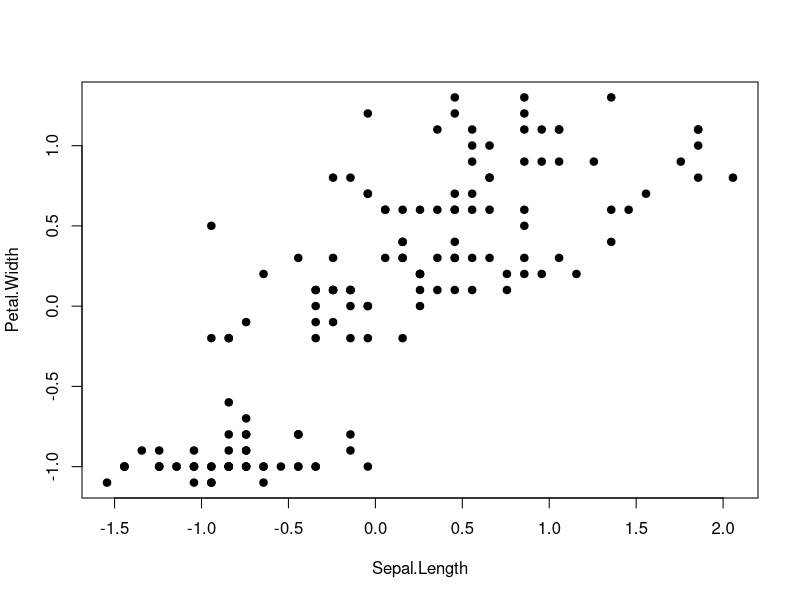
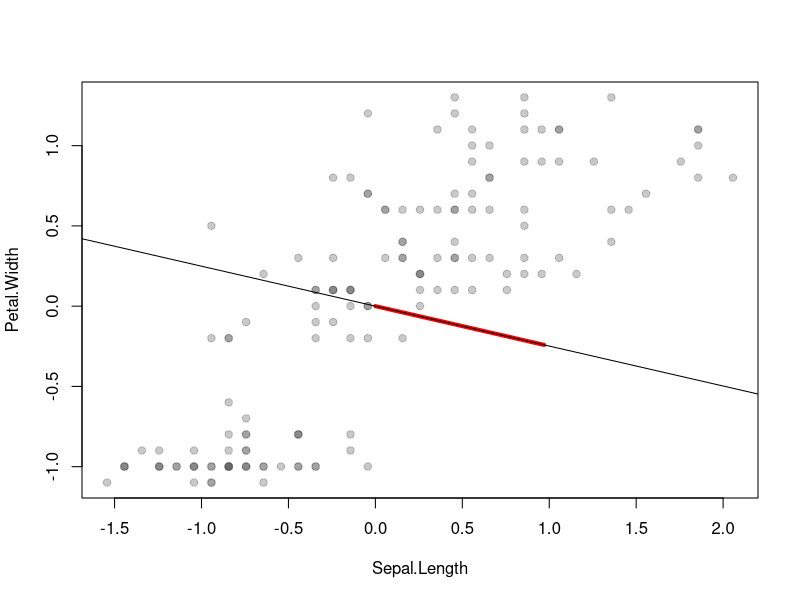
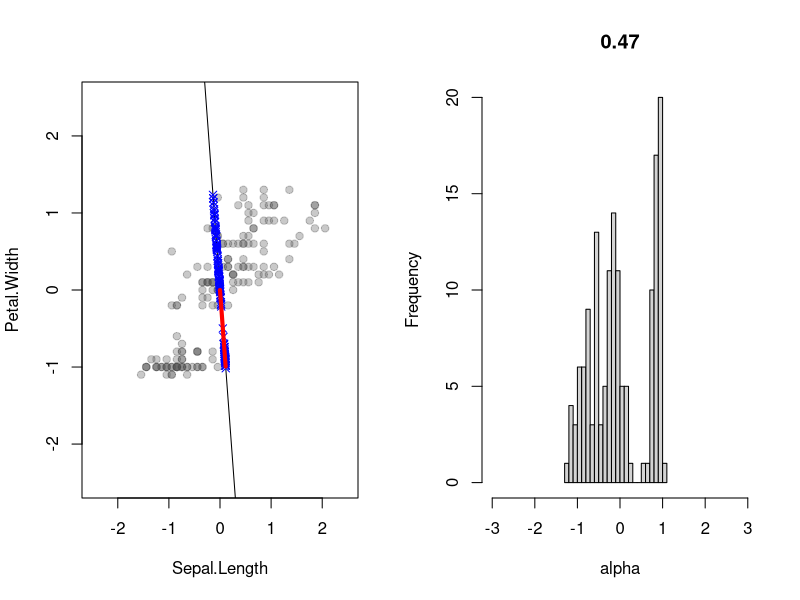
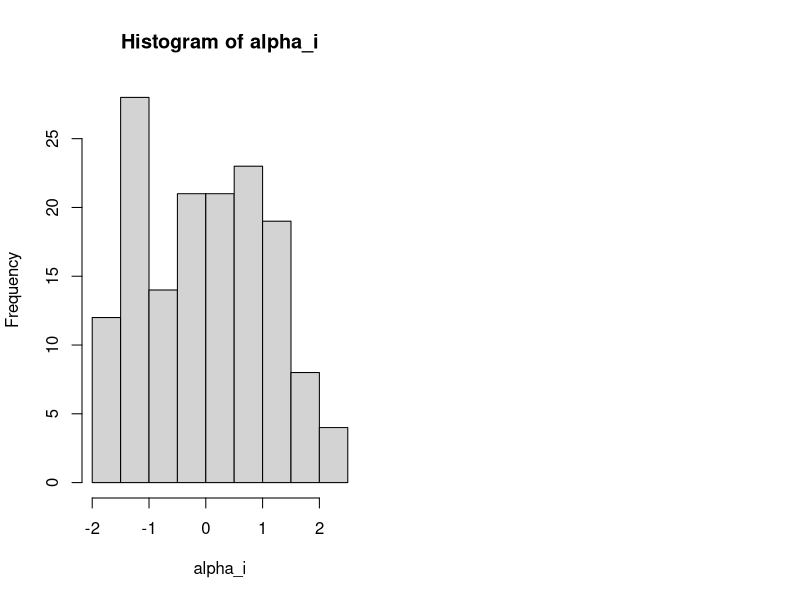

The R source for these figures, in order:
library(ggplot2)

# Load a toy data and peak at the numbers
data(iris)
head(iris)

# Pick out two columns and mean-center
Z = iris[,c(1,4)]

Z = scale(Z, center=TRUE, scale=FALSE)

# Clearly a lot of correlation structure in the measurements 
plot(Z,pch=19)

# Pick a random unit-norm vector and show the implied subspace
v_try = rnorm(2)
v_try = v_try/sqrt(sum(v_try^2))  # normalize to unit length

# show the points and the vector v
plot(Z, pch=19, col=rgb(0.3,0.3,0.3,0.3))
segments(0, 0, v_try[1], v_try[2], col='red', lwd=4)

# show the implied subspace spanned by this vector
slope = v_try[2]/v_try[1]
abline(0, slope)


# Now show the subspace, side by side with the projected points as a histogram
# Let's run the following code block a dozen or so times and see if we can
# get a good candidate for the first PC just by guess and check
# What to look for: the "better" random candidates for PC1 are the ones 
# leading to higher variance of the projected (blue) points.
# the "worse" candidates point in the clearly wrong direction
# and have lower variance projections.

#### begin block
v_try = rnorm(2)
v_try = v_try/sqrt(sum(v_try^2))  # normalize to unit length

par(mfrow=c(1,2))
plot(Z, pch=19, col=rgb(0.3,0.3,0.3,0.3),
     xlim=c(-2.5,2.5), ylim=c(-2.5,2.5))
slope = v_try[2]/v_try[1]
abline(0, slope)  # plot the subspace as a line

# Project the points onto that subspace
alpha = Z %*% v_try  # inner product of each row with v_try
z_hat = alpha %*% v_try  # locations in R^2
points(z_hat, col='blue', pch=4)
segments(0, 0, v_try[1], v_try[2], col='red', lwd=4)

# the number at the top is the variance of the projected points
hist(alpha, 25, xlim=c(-3,3), main=round(var(alpha), 2))
#### end block



# Compare these random projections to the first PC
pc_Z = prcomp(Z, rank=3)

# the principal components themselves are in the "rotation" component
# synonym: loadings
pc_Z$rotation
v_try #compare with our "guess and check" PC
# Note: the principal components are not identified up to sign
# so we can negate the whole vector and get the same subspace

# How much of the variation does this first principal component predict?
summary(pc_Z)

# what about the 1D summaries themselves?
# I usually call these "scores"
# each entry here is v dot x,
# where v is PC1 and x is the original 2D data point
pc_Z$x

alpha_i = pc_Z$x[,1]
var(alpha_i)
hist(alpha_i)




